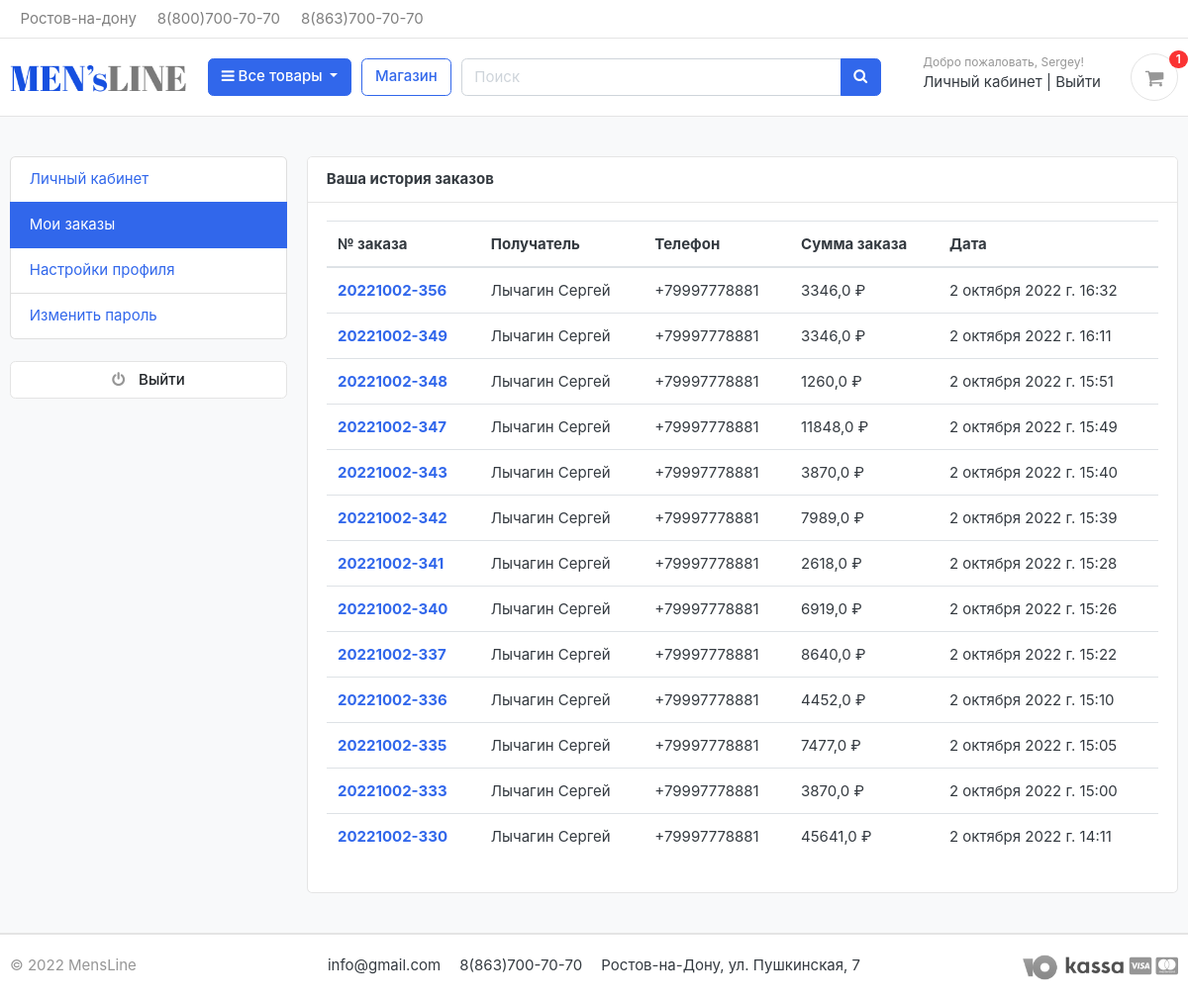
/accounts/my_orders/ (signed in), run on an earlier commit of the app's database.
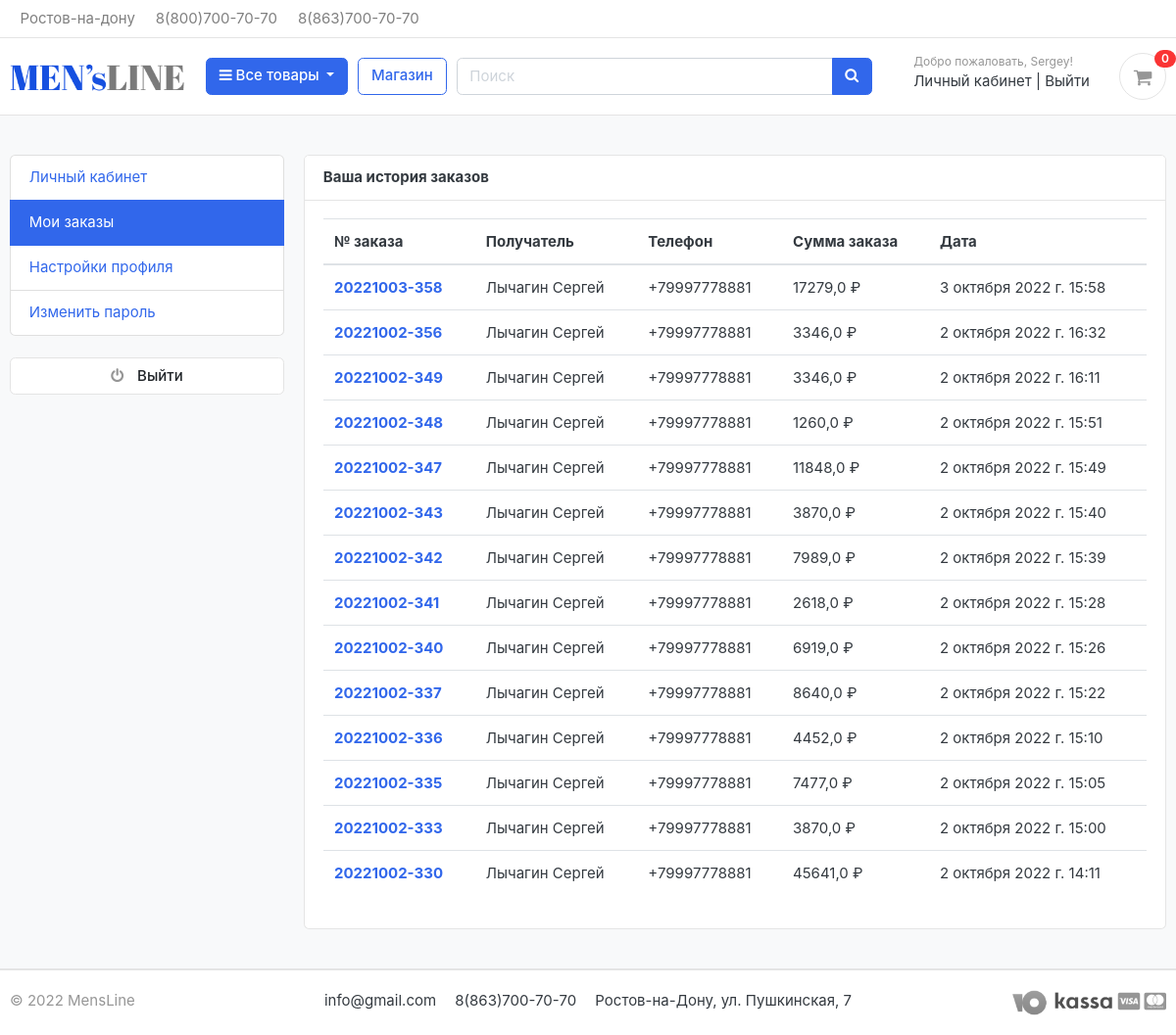
And on a later commit of the database.
### orders/models.py (models this page shows, shortened)
class Order(models.Model):
    STATUS = (
        ('New', 'New'),
        ('Accepted', 'Accepted'),
        ('Completed', 'Completed'),
        ('Cancelled', 'Cancelled'),
    )
    objects = models.Manager()
    user = models.ForeignKey(Account, on_delete=models.SET_NULL, null=True, verbose_name='Пользователь')
    payment = models.ForeignKey(Payment, on_delete=models.SET_NULL, blank=True, null=True, verbose_name='Платеж')
    order_number = models.CharField(max_length=20, verbose_name='Номер заказа')
    first_name = models.CharField(max_length=50, verbose_name='Имя')
    last_name = models.CharField(max_length=50, verbose_name='Фамилия')
    phone = models.CharField(max_length=15, verbose_name='Телефон')
    email = models.EmailField(max_length=50, verbose_name='Электронный адрес')
    address_line_1 = models.CharField(max_length=50, verbose_name='Адрес 1')
    address_line_2 = models.CharField(max_length=50, blank=True, verbose_name='Адрес 2')
    country = models.CharField(max_length=50, verbose_name='Страна')
    region = models.CharField(max_length=50, verbose_name='Регион')
    city = models.CharField(max_length=50, verbose_name='Город')
    order_note = models.CharField(max_length=100, blank=True, verbose_name='Примечание к заказу')
    order_total = models.FloatField(verbose_name='Сумма заказа')
    discount = models.FloatField(verbose_name='Скидка')
    status = models.CharField(max_length=10, choices=STATUS, default='New', verbose_name='Статус')
    ip = models.CharField(blank=True, max_length=20, verbose_name='IP адрес')
    is_ordered = models.BooleanField(default=False, verbose_name='Заказан')
    created_at = models.DateTimeField(auto_now_add=True, verbose_name='Дата создания')
    updated_at = models.DateTimeField(auto_now=True, verbose_name='Дата обновления')
    @admin.display(description='Фамилия Имя')
    def full_name(self):
        return f'{self.last_name} {self.first_name}'
    class Meta:
        verbose_name = 'Заказ'
        verbose_name_plural = 'Заказы'

### accounts/views.py (the view)
# urls.py: path('my_orders/', views.my_orders, name='my_orders'),
@login_required(login_url='login')
def my_orders(request):
    orders = Order.objects.filter(user=request.user, is_ordered=True).order_by('-created_at')
    context = {
        'orders': orders,
    }
    return render(request, 'accounts/my_orders.html', context)

### carts/context_processor.py (called while the page is built)
def counter(request):
    cart_count = 0
    if 'admin' in request.path:
        return {}
    else:
        try:
            cart = Cart.objects.filter(cart_id=_cart_id(request))
            if request.user.is_authenticated:
                cart_items = CartItem.objects.all().filter(user=request.user)
            else:
                cart_items = CartItem.objects.all().filter(cart=cart[:1])
            for cart_item in cart_items:
                cart_count += cart_item.quantity
        except ObjectDoesNotExist:
            cart_count = 0
    return dict(cart_count=cart_count)

### carts/views.py (called while the page is built)
def _cart_id(request):
    cart = request.session.session_key
    if not cart:
        cart = request.session.create()
    return cart

### category/context_processor.py (called while the page is built)
def menu_links(request):
    links = Category.objects.all().order_by('category_name')
    count_products_by_category = [len(Product.objects.filter(category=link, is_available=True)) for link in links]
    return dict(links=links, count_products_by_category=count_products_by_category)

### category/models.py (called while the page is built)
    def get_url(self):
        return reverse('products_by_category', args=[self.slug])

### templates/accounts/my_orders.html (shortened to what this page needs)
{% extends 'base.html' %}
{% block content %}
<section class="section-content padding-y bg">
    <div class="container">
        <div class="row">
            {% include 'includes/dashboard_sidebar.html' %}
            <main class="col-md-9">
                <article class="card">
                    <header class="card-header">
                        <strong class="d-inline-block mr-3">Ваша история заказов</strong>
                    </header>
                    <div class="card-body">
                        <div class="row">
                            <div class="col-md-12">
                                <table class="table table-hover">
                                  <thead>
                                    <tr>
                                      <th scope="col">№ заказа</th>
                                      <th scope="col">Получатель</th>
                                      <th scope="col">Телефон</th>
                                      <th scope="col">Сумма заказа</th>
                                        <th scope="col">Дата</th>
                                    </tr>
                                  </thead>
                                  <tbody>
                                  {% for order in orders %}
                                    <tr>
                                      <th scope="row"><a href="{% url 'order_detail' order.order_number %}">{{order.order_number}}</a></th>
                                      <td>{{order.full_name}}</td>
                                      <td>{{order.phone}}</td>
                                      <td>{{order.order_total}} ₽</td>
                                      <td>{{order.created_at}}</td>
                                    </tr>
                                  {% endfor %}
                                  </tbody>
                                </table>
                            </div>
                        </div>
                    </div>
                </article>
            </main>
        </div>
    </div>
</section>
{% endblock %}

### templates/includes/navbar.html (shortened to what this page needs)
{% load static %}
<header class="section-header">
    <nav class="navbar p-md-0 navbar-expand-sm navbar-light border-bottom">
        <div class="container">
            <div class="collapse navbar-collapse" id="navbarTop4">
                <ul class="navbar-nav mr-auto">
                    <li class="nav-item dropdown">
                        <a href="#" class="nav-link"> Ростов-на-дону </a>
                    </li>
                    <li class="nav-item dropdown">
                        <a href="#" class="nav-link">8(800)700-70-70</a>
                    </li>
                    <li class="nav-item dropdown">
                        <a href="#" class="nav-link">8(863)700-70-70</a>
                    </li>
                </ul>
            </div>
        </div>
    </nav>
    <section class="header-main border-bottom">
        <div class="container">
            <div class="row align-items-center">
                <div class="col-lg-2 col-md-3 col-6">
                    <a href="{% url 'home' %}" class="brand-wrap">
                        <img class="logo" src="{% static './images/logo.png' %}">
                    </a>
                </div>
                <div class="col-lg col-sm col-md col-6 flex-grow-0">
                    <div class="category-wrap dropdown d-inline-block float-right">
                        <button type="button" class="btn btn-primary dropdown-toggle" data-toggle="dropdown">
                            <i class="fa fa-bars"></i> Все товары
                        </button>
                    </div>
                </div>
                <a href="{% url 'store' %}" class="btn btn-outline-primary">Магазин</a>
                <div class="col-lg  col-md-6 col-sm-12 col">
                    <form action="{% url 'search' %}" class="search" method="GET">
                        <div class="input-group w-100">
                            <input type="text" class="form-control" style="width:60%;" placeholder="Поиск"
                                   name="keyword">
                            <div class="input-group-append">
                                <button class="btn btn-primary" type="submit">
                                    <i class="fa fa-search"></i>
                                </button>
                            </div>
                        </div>
                    </form>
                </div>
                <div class="col-lg-3 col-sm-6 col-8 order-2 order-lg-3">
                    <div class="d-flex justify-content-end mb-3 mb-lg-0">
                        {% if user.id is None %}
                        <div class="widget-header">
                            <small class="title text-muted">Добро пожаловать!</small>
                            <div>
                                <a href="{% url 'login' %}">Вход</a> <span class="dark-transp"> | </span>
                                <a href="{% url 'register' %}">Регистрация</a>
                            </div>
                        </div>
                        {% else %}
                        <div class="widget-header">
                            <small class="title text-muted">Добро пожаловать, {{ user.first_name }}!</small>
                            <div>
                                <a href="{% url 'dashboard' %}">Личный кабинет</a> <span class="dark-transp"> | </span>
                                <a href="{% url 'logout' %}">Выйти</a>
                            </div>
                        </div>
                        {% endif %}
                        <a href="{% url 'cart' %}" class="widget-header pl-3 ml-3">
                            <div class="icon icon-sm rounded-circle border"><i class="fa fa-shopping-cart"></i></div>
                            <span class="badge badge-pill badge-danger notify">{{ cart_count }}</span>
                        </a>
                    </div>
                </div>
            </div>
        </div>
    </section>
</header>

What changed in the data, as far as the page shows it:
added Order: order_number "20221003-358", full_name "Лычагин Сергей", phone "+79997778881", order_total "17279,0", created_at "3 октября 2022 г. 15:58"
Also different on the page:
{{ cart_count }}: "1" → "0"
